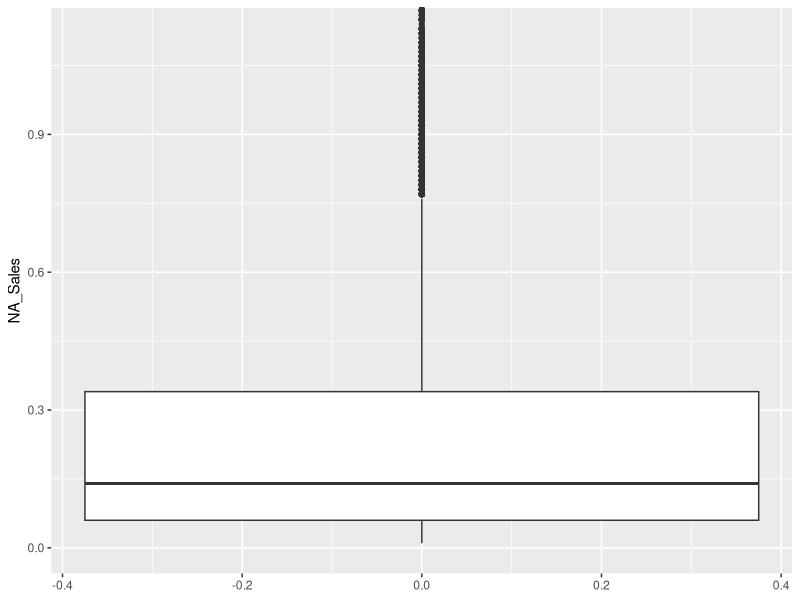
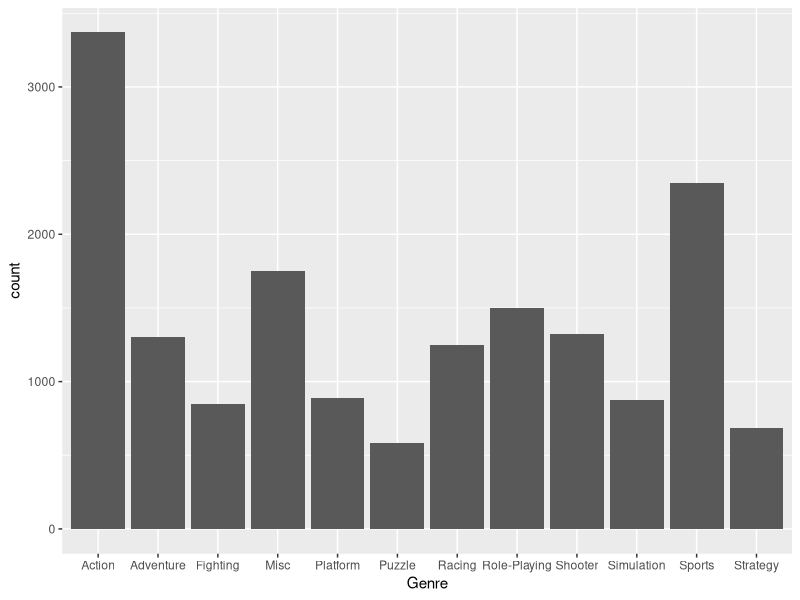
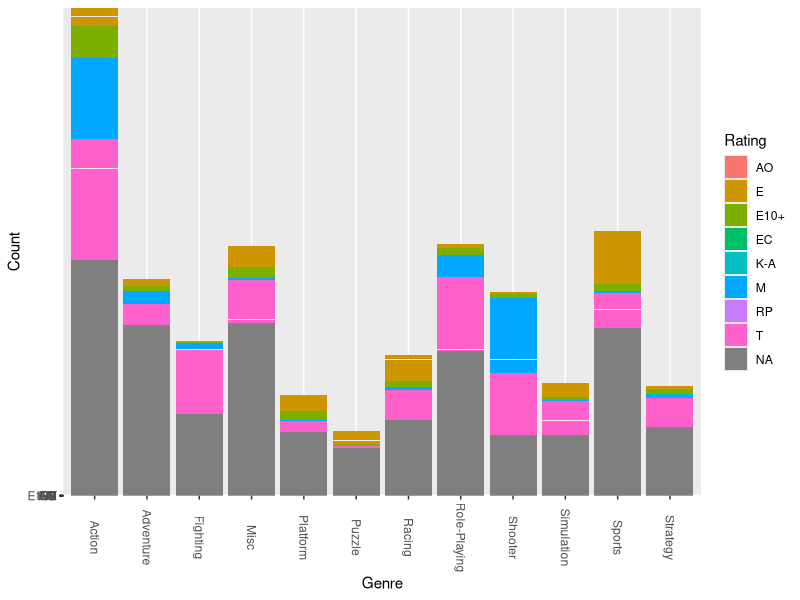
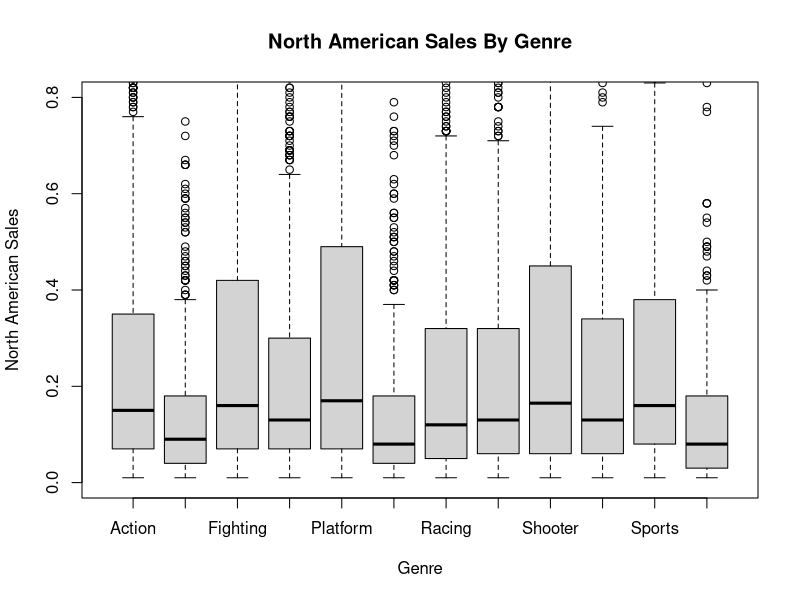
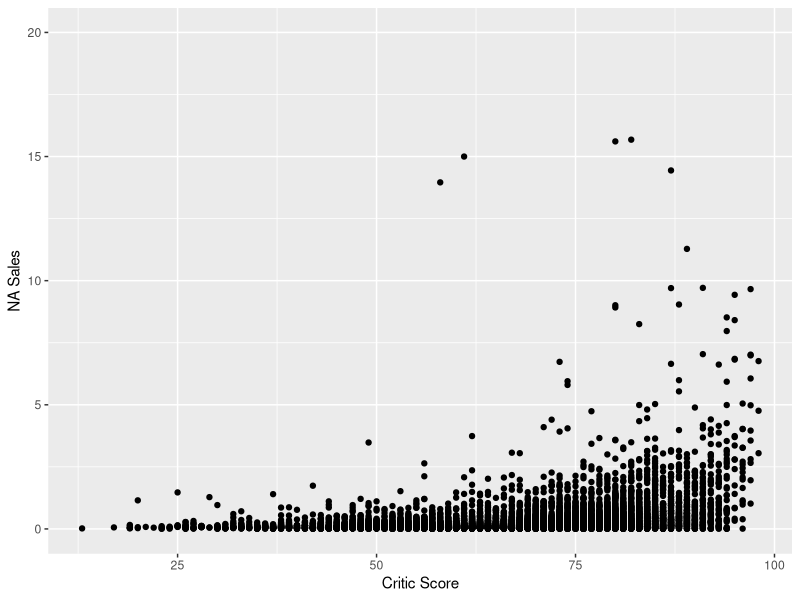

Here is the R script that generated these plots, in order:
## ---- chunk 1
#Loading Libraries
library(tidyverse)

#Loading Dataset
vgs <- read.csv('replaced variables.csv')

#Transforming variables to appropriate data types
vgs$NA_Sales<-as.numeric(vgs$NA_Sales)
vgs$EU_Sales<-as.numeric(vgs$EU_Sales)
vgs$JP_Sales<-as.numeric(vgs$JP_Sales)
vgs$Other_Sales<-as.numeric(vgs$Other_Sales)
vgs$Platform <- as.factor(vgs$Platform)
vgs$Publisher <- as.factor(vgs$Genre)
vgs$Genre <- as.factor(vgs$Genre)
vgs$Developer <- as.factor(vgs$Developer)
vgs$Rating <- as.factor(vgs$Rating)
vgs$Year_of_Release <- as.factor(vgs$Year_of_Release)
vgs$User_Score <- as.numeric(vgs$User_Score)
vgs$Name <- as.character(vgs$Name)
vgs$User_Score <- vgs$User_Score * 10

#Replacing empty entries with NA
vgs$Rating[vgs$Rating %in% c("")]<- NA
vgs$Rating <-factor(vgs$Rating)
vgs$Developer[vgs$Developer %in% c("")]<- NA
vgs$Developer <-factor(vgs$Developer)
vgs$Genre[vgs$Genre %in% c("")]<- NA
vgs$Genre <-factor(vgs$Genre)
vgs <- filter(vgs, Name != "")
## ---- chunk 2
summary(vgs$NA_Sales, na.rm = TRUE) # summarize the variable NA_Sales
sd(vgs$NA_Sales, na.rm = TRUE) # find the standard deviation
IQR(vgs$NA_Sales, na.rm = TRUE) # find the IQR
nasmildthreshold = (.28*1.5) + .28 # mild threshold
nasmildthreshold
nasmaxthreshold = (.28*3) + .28 # extreme threshold
nasmaxthreshold
sum(vgs$NA_Sales>nasmaxthreshold, na.rm = TRUE) # number of observations above the max threshold
ggplot(data = vgs, aes(y = NA_Sales)) + geom_boxplot() + coord_cartesian(ylim = c(0, 1.12))
## ---- chunk 3
#clearing the no genre rows in the NA
vgs$Genre[vgs$Genre %in% c("")]<- NA
#creating the frequency table 
freq_genre <- table(vgs$Genre)
#creating the relative frequency table
rel_freq_genre <- table(vgs$Genre)/nrow(vgs)
#plotting and displaying the data
freq_genre %>% knitr::kable()
rel_freq_genre%>% knitr::kable()
ggplot(data = vgs) + geom_bar(mapping = aes(x = Genre))
## ---- chunk 4
twoway <- addmargins(table(vgs$Rating, vgs$Genre))
twoway %>% knitr::kable()

ggplot(vgs, aes(fill=Rating, y=Rating, x=Genre)) + geom_bar(position= 'stack', stat='identity') + ylab('Count') + xlab('Genre') + theme(axis.text.x=element_text(angle = -90, vjust = 0.5))
## ---- chunk 5
summary(vgs$NA_Sales) #summary statistics of North American sales
table(vgs$Genre) #Frequency table of Video Game Genres
nasalesiqr <- IQR(vgs$NA_Sales, na.rm = TRUE) #Calculating the IQR of NA_Sales
highoutlier <- 0.340+(1.5*nasalesiqr) #High outlier formula
boxplot(vgs$NA_Sales~vgs$Genre, main = "North American Sales By Genre", xlab =
          "Genre", ylab = "North American Sales", ylim = c(0,0.8))
## ---- chunk 6
ggplot(vgs, aes(Critic_Score, NA_Sales)) + geom_point() +ylab('NA Sales') + xlab('Critic Score') + ylim(0, 20)
